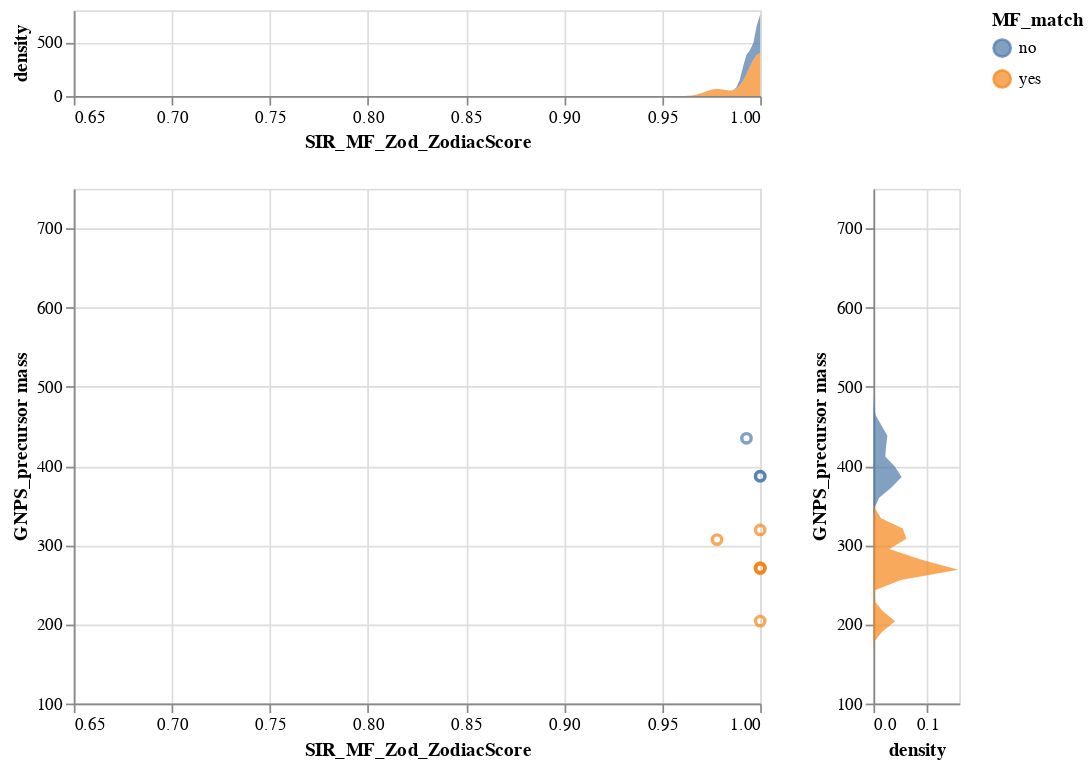

Write notebook code for a chart like this one.
### Markdown cell above
### View Molecular Formula (only for REGULAR library search)

### Code cell
dist_plot(check_matching_annotations.MF_pairs,'MF_match', zodiac_score_thresh)
